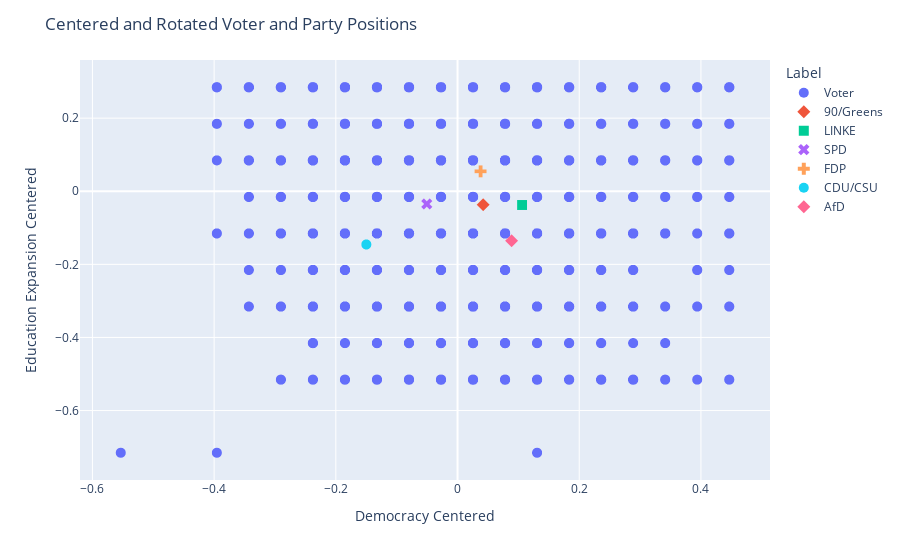

Notebook cell for this chart:
### Code cell
concatenated_df = pd.concat([voter_centered, party_centered], ignore_index=True)

fig = px.scatter(
    concatenated_df,
    x=f"{x_var} Centered",
    y=f"{y_var} Centered",
    color='Label',
    symbol='Label')
fig.update_traces(marker=dict(size=10))
fig.update_layout(title='Centered and Rotated Voter and Party Positions')
fig.show()

### Figure 1 — Plotly figure (JSON) as saved in the notebook; plotly's stock layout.template omitted (floating-point values rounded to 4 significant figures; data arrays with more than 128 entries replaced by an {"elided": "..."} marker saying what was removed)
{"data": [{"hovertemplate": "Label=Voter<br>Democracy Centered=%{x}<br>Education Expansion Centered=%{y}<extra></extra>", "legendgroup": "Voter", "marker": {"color": "#636efa", "size": 10, "symbol": "circle"}, "mode": "markers", "name": "Voter", "showlegend": true, "type": "scattergl", "x": {"elided": "6874 float values"}, "xaxis": "x", "y": {"elided": "6874 float values"}, "yaxis": "y"}, {"hovertemplate": "Label=90/Greens<br>Democracy Centered=%{x}<br>Education Expansion Centered=%{y}<extra></extra>", "legendgroup": "90/Greens", "marker": {"color": "#EF553B", "size": 10, "symbol": "diamond"}, "mode": "markers", "name": "90/Greens", "showlegend": true, "type": "scattergl", "x": [0.0421], "xaxis": "x", "y": [-0.03682], "yaxis": "y"}, {"hovertemplate": "Label=LINKE<br>Democracy Centered=%{x}<br>Education Expansion Centered=%{y}<extra></extra>", "legendgroup": "LINKE", "marker": {"color": "#00cc96", "size": 10, "symbol": "square"}, "mode": "markers", "name": "LINKE", "showlegend": true, "type": "scattergl", "x": [0.1062], "xaxis": "x", "y": [-0.0376], "yaxis": "y"}, {"hovertemplate": "Label=SPD<br>Democracy Centered=%{x}<br>Education Expansion Centered=%{y}<extra></extra>", "legendgroup": "SPD", "marker": {"color": "#ab63fa", "size": 10, "symbol": "x"}, "mode": "markers", "name": "SPD", "showlegend": true, "type": "scattergl", "x": [-0.05054], "xaxis": "x", "y": [-0.03479], "yaxis": "y"}, {"hovertemplate": "Label=FDP<br>Democracy Centered=%{x}<br>Education Expansion Centered=%{y}<extra></extra>", "legendgroup": "FDP", "marker": {"color": "#FFA15A", "size": 10, "symbol": "cross"}, "mode": "markers", "name": "FDP", "showlegend": true, "type": "scattergl", "x": [0.03797], "xaxis": "x", "y": [0.05456], "yaxis": "y"}, {"hovertemplate": "Label=CDU/CSU<br>Democracy Centered=%{x}<br>Education Expansion Centered=%{y}<extra></extra>", "legendgroup": "CDU/CSU", "marker": {"color": "#19d3f3", "size": 10, "symbol": "circle"}, "mode": "markers", "name": "CDU/CSU", "showlegend": true, "type": "scattergl", "x": [-0.1498], "xaxis": "x", "y": [-0.1456], "yaxis": "y"}, {"hovertemplate": "Label=AfD<br>Democracy Centered=%{x}<br>Education Expansion Centered=%{y}<extra></extra>", "legendgroup": "AfD", "marker": {"color": "#FF6692", "size": 10, "symbol": "diamond"}, "mode": "markers", "name": "AfD", "showlegend": true, "type": "scattergl", "x": [0.08885], "xaxis": "x", "y": [-0.1355], "yaxis": "y"}], "layout": {"legend": {"title": {"text": "Label"}, "tracegroupgap": 0}, "margin": {"t": 60}, "title": {"text": "Centered and Rotated Voter and Party Positions"}, "xaxis": {"anchor": "y", "domain": [0, 1], "title": {"text": "Democracy Centered"}}, "yaxis": {"anchor": "x", "domain": [0, 1], "title": {"text": "Education Expansion Centered"}}}}
